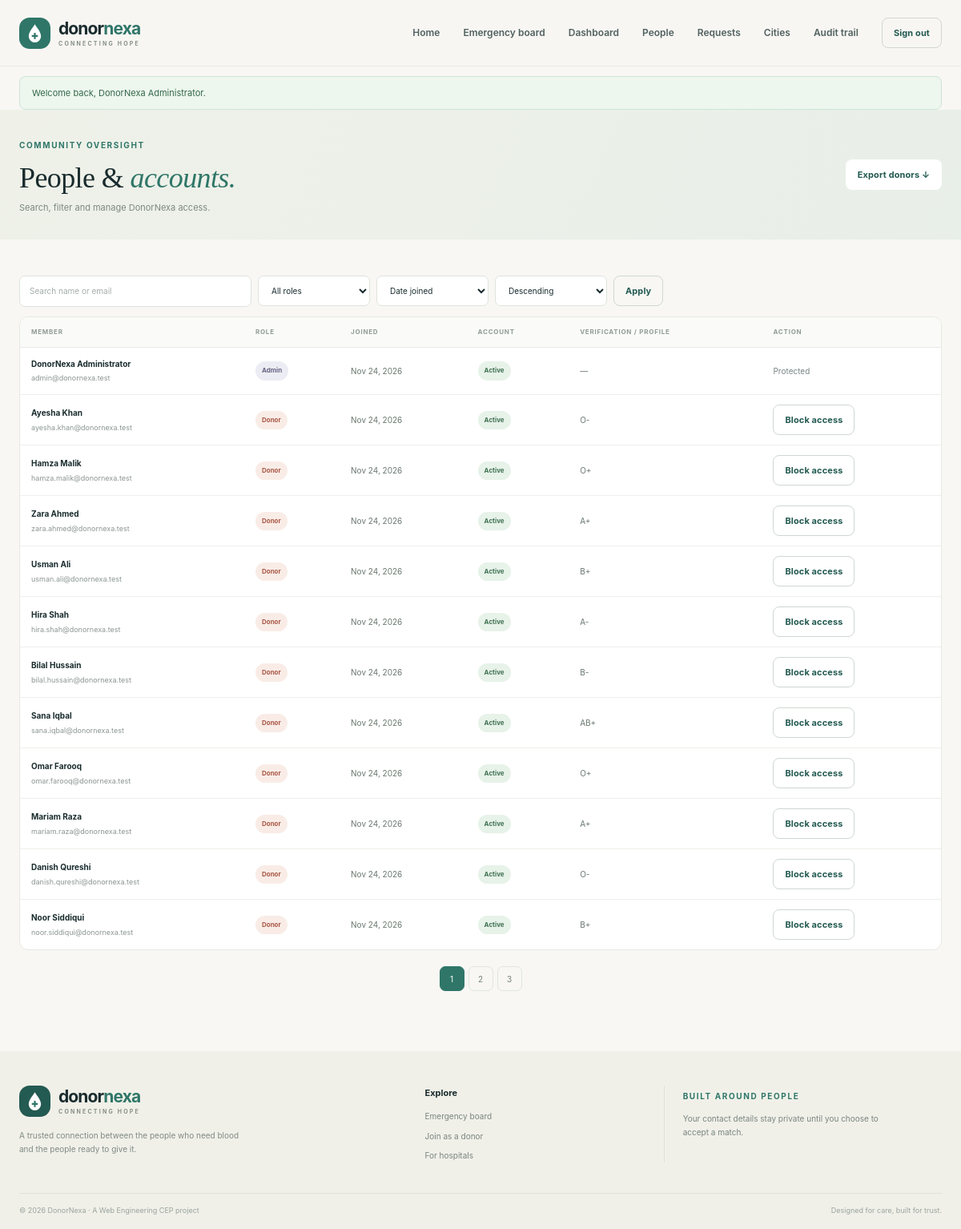
The app's page /index.php?page=users (signed in) with its own data.
### tables this page shows
CREATE TABLE IF NOT EXISTS users (
    id BIGINT UNSIGNED AUTO_INCREMENT PRIMARY KEY,
    name VARCHAR(120) NOT NULL,
    email VARCHAR(190) NOT NULL,
    password_hash VARCHAR(255) NOT NULL,
    role VARCHAR(16) NOT NULL,
    status VARCHAR(16) NOT NULL DEFAULT 'active',
    created_at TIMESTAMP NOT NULL DEFAULT CURRENT_TIMESTAMP,
    updated_at TIMESTAMP NOT NULL DEFAULT CURRENT_TIMESTAMP ON UPDATE CURRENT_TIMESTAMP,
    UNIQUE KEY uq_users_email (email),
    KEY idx_users_role_status (role, status),
    CONSTRAINT chk_users_role CHECK (role IN ('admin', 'hospital', 'donor')),
    CONSTRAINT chk_users_status CHECK (status IN ('active', 'blocked', 'pending'))
);

CREATE TABLE IF NOT EXISTS donors (
    user_id BIGINT UNSIGNED PRIMARY KEY,
    blood_group VARCHAR(3) NOT NULL,
    dob DATE NOT NULL,
    weight DECIMAL(5,2) NOT NULL,
    city_id SMALLINT UNSIGNED NOT NULL,
    phone VARCHAR(20) NOT NULL,
    cnic CHAR(15) NOT NULL,
    last_donation_date DATE NULL,
    is_available TINYINT(1) NOT NULL DEFAULT 1,
    photo VARCHAR(255) NULL,
    created_at TIMESTAMP NOT NULL DEFAULT CURRENT_TIMESTAMP,
    UNIQUE KEY uq_donors_cnic (cnic),
    KEY idx_donors_match (blood_group, city_id, is_available),
    KEY idx_donors_last_donation (last_donation_date),
    CONSTRAINT fk_donors_user FOREIGN KEY (user_id) REFERENCES users(id) ON DELETE CASCADE,
    CONSTRAINT fk_donors_city FOREIGN KEY (city_id) REFERENCES cities(id) ON DELETE RESTRICT,
    CONSTRAINT chk_donors_blood_group CHECK (blood_group IN ('A+', 'A-', 'B+', 'B-', 'AB+', 'AB-', 'O+', 'O-')),
    CONSTRAINT chk_donors_weight CHECK (weight >= 0),
    CONSTRAINT chk_donors_available CHECK (is_available IN (0, 1))
);

### src/Core/BaseController.php (called while the page is built, shortened)
<?php
abstract class BaseController
{
    protected function render(string $view, array $data = []): void
    {
        $flashes = take_flashes();
        $user = current_user();
        require APP_ROOT . '/templates/layout.php';
    }
}

### src/Controllers/AdminController.php (called while the page is built, shortened)
<?php
final class AdminController extends BaseController
{
    private PDO $db;
    public function __construct()
    {
        $this->db = Database::connection();
    }
    public function users(): void
    {
        $page = max(1, (int) ($_GET['p'] ?? 1));
        $search = trim((string) ($_GET['q'] ?? ''));
        $role = (string) ($_GET['role'] ?? '');
        $sorts = ['joined' => 'u.created_at', 'name' => 'u.name', 'status' => 'u.status'];
        $sort = isset($sorts[$_GET['sort'] ?? '']) ? (string) $_GET['sort'] : 'joined';
        $direction = strtoupper((string) ($_GET['direction'] ?? 'DESC')) === 'ASC' ? 'ASC' : 'DESC';
        $where = ['1 = 1'];
        $parameters = [];
        $predicate = implode(' AND ', $where);
        $count = $this->db->prepare("SELECT COUNT(*) FROM users u WHERE {$predicate}");
        $count->execute($parameters);
        $total = (int) $count->fetchColumn();
        $pages = max(1, (int) ceil($total / 12));
        $page = min($page, $pages);
        $users = $this->db->prepare(
            "SELECT u.id, u.name, u.email, u.role, u.status, u.created_at,
                    h.verification_status, h.hospital_name, d.blood_group
             FROM users u
             LEFT JOIN hospitals h ON h.user_id = u.id
             LEFT JOIN donors d ON d.user_id = u.id
             WHERE {$predicate}
             ORDER BY {$sorts[$sort]} {$direction} LIMIT 12 OFFSET " . (($page - 1) * 12)
        );
        $users->execute($parameters);
        $this->render('admin/users', [
            'users' => $users->fetchAll(),
            'page' => $page,
            'pages' => $pages,
            'search' => $search,
            'role' => $role,
            'sort' => $sort,
            'direction' => $direction,
        ]);
    }
}

### public/index.php (called while the page is built, shortened)
<?php
require dirname(__DIR__) . '/config/app.php';
$page = (string) ($_GET['page'] ?? 'home');
$isApi = isset($_GET['api']);
try {
    match ($page) {
        'home' => (new \DonorNexa\Controllers\HomeController())->index(),
        'login' => (new \DonorNexa\Controllers\AuthController())->loginPage(),
        'register' => (new \DonorNexa\Controllers\AuthController())->registerPage(),
        'dashboard' => (new \DonorNexa\Controllers\PortalController())->dashboard(),
        'emergencies' => (new \DonorNexa\Controllers\HomeController())->emergencies(),
        'request_donors' => (new \DonorNexa\Controllers\PortalController())->requestDonors(),
        'photo' => (new \DonorNexa\Controllers\PortalController())->viewPhoto(),
        'admin' => (new \DonorNexa\Controllers\AdminController())->dashboard(),
        'users' => (new \DonorNexa\Controllers\AdminController())->users(),
        'audit' => (new \DonorNexa\Controllers\AdminController())->audit(),
        'admin_requests' => (new \DonorNexa\Controllers\AdminController())->requests(),
        'cities' => (new \DonorNexa\Controllers\AdminController())->cities(),
        'export' => (new \DonorNexa\Controllers\AdminController())->exportCsv(),
        'licence' => (new \DonorNexa\Controllers\AdminController())->viewLicence(),
        default => throw new \DonorNexa\Exceptions\ValidationException('Page not found.', 404),
    };
} catch (\Throwable $exception) {
    error_log(sprintf(
        '[DonorNexa] %s: %s in %s:%d',
        get_class($exception),
        $exception->getMessage(),
        $exception->getFile(),
        $exception->getLine()
    ));
    $exceptionStatus = $exception->getCode() >= 400 && $exception->getCode() <= 599
        ? $exception->getCode()
        : ($exception instanceof \DonorNexa\Exceptions\ValidationException
            ? 422
            : ($exception instanceof \PDOException ? 503 : 500));
    if ($isApi) {
        http_response_code($exceptionStatus);
        header('Content-Type: application/json; charset=utf-8');
        $message = $exception instanceof \PDOException
            ? 'The database is temporarily unavailable.'
            : $exception->getMessage();
        echo json_encode(['error' => $message]);
        exit;
    }
    $status = $exceptionStatus;
    http_response_code($status);
    $errorMessage = $exception instanceof \PDOException
        ? 'The database could not be reached. Check the setup instructions and try again.'
        : $exception->getMessage();
    $errorCode = $status;
    require APP_ROOT . '/templates/error.php';
}

### config/app.php (called while the page is built, shortened)
<?php
function e(mixed $value): string
{
    return htmlspecialchars((string) $value, ENT_QUOTES | ENT_SUBSTITUTE, 'UTF-8');
}
function url(string $route = 'home', array $params = []): string
{
    $query = http_build_query(['page' => $route] + $params);
    return (APP_URL !== '' ? APP_URL : '') . '/index.php?' . $query;
}
function take_flashes(): array
{
    $messages = $_SESSION['_flash'] ?? [];
    return $messages;
}
function current_user(): ?array
{
    return $_SESSION['user'] ?? null;
}

### config/database.php (called while the page is built, shortened)
<?php
final class Database
{
    private static ?PDO $connection = null;
    public static function connection(): PDO
    {
        if (self::$connection instanceof PDO) {
            return self::$connection;
        }
        $localConfig = APP_ROOT . '/config/local.php';
        $local = is_file($localConfig) ? require $localConfig : [];
        $host = getenv('DB_HOST') ?: ($local['DB_HOST'] ?? '127.0.0.1');
        $port = getenv('DB_PORT') ?: ($local['DB_PORT'] ?? '3306');
        $name = getenv('DB_NAME') ?: ($local['DB_NAME'] ?? 'donornexa');
        $user = getenv('DB_USER') ?: ($local['DB_USER'] ?? 'root');
        $password = getenv('DB_PASSWORD') ?: ($local['DB_PASSWORD'] ?? '');
        $dsn = "mysql:host={$host};port={$port};dbname={$name};charset=utf8mb4";
        try {
            self::$connection = new PDO($dsn, $user, $password, [
                PDO::ATTR_ERRMODE => PDO::ERRMODE_EXCEPTION,
                PDO::ATTR_DEFAULT_FETCH_MODE => PDO::FETCH_ASSOC,
                PDO::ATTR_EMULATE_PREPARES => false,
                PDO::MYSQL_ATTR_INIT_COMMAND => "SET time_zone = '+05:00'",
            ]);
        } catch (PDOException $exception) {
            error_log('[DonorNexa] Database connection failed: ' . $exception->getMessage());
            throw new PDOException('The database is temporarily unavailable. Check the local database setup and try again.');
        }
        return self::$connection;
    }
}

### templates/admin/users.php (the view, shortened to what this page needs)
<section class="dashboard-hero dashboard-hero-compact"><div class="container dashboard-hero-inner"><div><span class="eyebrow">Community oversight</span><h1>People & <em>accounts.</em></h1><p>Search, filter and manage DonorNexa access.</p></div><a class="button button-light button-small" href="<?= e(url('export', ['type' => 'donors'])) ?>">Export donors ↓</a></div></section>
<section class="section dashboard-section"><div class="container">
    <form class="table-filters" method="get" action="<?= e(APP_URL) ?>/index.php"><input id="people-search" name="q" value="<?= e($search) ?>" placeholder="Search name or email"><select id="people-role" name="role"><option value="">All roles</option></select><select id="people-sort" name="sort"><option value="joined" <?= $sort === 'joined' ? 'selected' : '' ?>>Date joined</option></select><select id="people-direction" name="direction"><option value="DESC" <?= $direction === 'DESC' ? 'selected' : '' ?>>Descending</option></select><button class="button button-outline button-small" type="submit">Apply</button></form>
    <div class="table-wrap"><table><thead><tr><th>Member</th><th>Role</th><th>Joined</th><th>Account</th><th>Verification / profile</th><th>Action</th></tr></thead><tbody><?php foreach ($users as $account): ?><tr><td><strong class="table-primary"><?= e($account['name']) ?></strong><small class="table-secondary"><?= e($account['email']) ?></small></td><td><span class="role-pill role-<?= e($account['role']) ?>"><?= e(ucfirst($account['role'])) ?></span></td><td><?= e(date('M j, Y', strtotime($account['created_at']))) ?></td><td><span class="status-pill status-<?= e($account['status']) ?>"><?= e(ucfirst($account['status'])) ?></span></td><td><?= e($account['verification_status'] ? ucfirst($account['verification_status']) : ($account['blood_group'] ?: '—')) ?></td><td><?php if ($account['role'] !== 'admin'): ?><form method="post" action="<?= e(url('toggle_user')) ?>" data-confirm="Change access for <?= e($account['name']) ?>?"><?= csrf_field() ?><input type="hidden" name="user_id" value="<?= e($account['id']) ?>"><button class="button button-outline button-small" type="submit"><?= $account['status'] === 'blocked' ? 'Unblock' : 'Block access' ?></button></form><?php else: ?><span class="muted">Protected</span><?php endif; ?></td></tr><?php endforeach; ?><?php if ($users === []): ?><tr><td colspan="6" class="table-empty">No accounts matched that search.</td></tr><?php endif; ?></tbody></table></div>
    <?php $paginationRoute = 'users'; $paginationParams = ['q' => $search, 'role' => $role, 'sort' => $sort, 'direction' => $direction]; require APP_ROOT . '/templates/partials/pagination.php'; ?>
</div></section>

### templates/layout.php (shortened to what this page needs)
<!doctype html>
<html lang="en">
<head>
    <link rel="stylesheet" href="<?= e(APP_URL) ?>/assets/css/app.css">
</head>
<body>
<header class="site-header">
    <div class="container header-inner">
        <a class="brand" href="<?= e(url('home')) ?>" aria-label="DonorNexa home">
            <span class="brand-mark" aria-hidden="true">
                <svg viewBox="0 0 40 40"><path d="M20 3.5c-3.8 6.3-11.4 14.4-11.4 22.1A11.4 11.4 0 0 0 20 37a11.4 11.4 0 0 0 11.4-11.4C31.4 17.9 23.8 9.8 20 3.5Z"/><path d="M14.4 23.4h4v-4h3.2v4h4v3.2h-4v4h-3.2v-4h-4z"/></svg>
            </span>
            <span class="brand-type">donor<span>nexa</span><small>CONNECTING HOPE</small></span>
        </a>
        <nav class="primary-nav" id="primary-nav" aria-label="Main navigation">
            <a href="<?= e(url('home')) ?>">Home</a>
            <a href="<?= e(url('emergencies')) ?>">Emergency board</a>
            <?php if ($user): ?>
                <?php if ($user['role'] === 'admin'): ?>
                    <a href="<?= e(url('admin')) ?>">Dashboard</a>
                    <a href="<?= e(url('users')) ?>">People</a>
                    <a href="<?= e(url('admin_requests')) ?>">Requests</a>
                    <a href="<?= e(url('cities')) ?>">Cities</a>
                    <a href="<?= e(url('audit')) ?>">Audit trail</a>
                <?php else: ?>
                    <a href="<?= e(url('dashboard')) ?>">My dashboard</a>
                <?php endif; ?>
                <form action="<?= e(url('logout')) ?>" method="post" class="nav-logout">
                    <button class="button button-outline button-small" type="submit">Sign out</button>
                </form>
            <?php else: ?>
                <a class="nav-signin" href="<?= e(url('login')) ?>">Sign in</a>
                <a class="button button-primary button-small" href="<?= e(url('register')) ?>">Become a donor</a>
            <?php endif; ?>
        </nav>
    </div>
</header>
<main id="main-content">
    <?php foreach ($flashes as $notice): ?>
        <div class="container flash-wrap">
            <div class="flash flash-<?= e($notice['type']) ?>" role="status"><?= e($notice['message']) ?></div>
        </div>
    <?php endforeach; ?>
    <?php require $viewFile; ?>
</main>
<footer class="site-footer">
    <div class="container footer-main">
        <div>
            <a class="brand brand-footer" href="<?= e(url('home')) ?>">
                <span class="brand-mark" aria-hidden="true"><svg viewBox="0 0 40 40"><path d="M20 3.5c-3.8 6.3-11.4 14.4-11.4 22.1A11.4 11.4 0 0 0 20 37a11.4 11.4 0 0 0 11.4-11.4C31.4 17.9 23.8 9.8 20 3.5Z"/><path d="M14.4 23.4h4v-4h3.2v4h4v3.2h-4v4h-3.2v-4h-4z"/></svg></span>
                <span class="brand-type">donor<span>nexa</span><small>CONNECTING HOPE</small></span>
            </a>
            <p class="footer-copy">A trusted connection between the people who need blood and the people ready to give it.</p>
        </div>
        <div class="footer-links">
            <strong>Explore</strong>
            <a href="<?= e(url('emergencies')) ?>">Emergency board</a>
            <a href="<?= e(url('register')) ?>">Join as a donor</a>
            <a href="<?= e(url('register', ['role' => 'hospital'])) ?>">For hospitals</a>
        </div>
        <div class="footer-note">
            <span class="eyebrow">Built around people</span>
            <p>Your contact details stay private until you choose to accept a match.</p>
        </div>
    </div>
    <div class="container footer-bottom">
        <span>© <?= date('Y') ?> DonorNexa · A Web Engineering CEP project</span>
        <span>Designed for care, built for trust.</span>
    </div>
</footer>
</body>
</html>

### templates/partials/pagination.php
<?php if (($pages ?? 1) > 1): ?>
<nav class="pagination" aria-label="Pagination">
    <?php for ($number = 1; $number <= $pages; $number++): ?>
        <a class="<?= $number === $page ? 'active' : '' ?>" href="<?= e(url($paginationRoute, array_merge($paginationParams ?? [], ['p' => $number]))) ?>" <?= $number === $page ? 'aria-current="page"' : '' ?>><?= e($number) ?></a>
    <?php endfor; ?>
</nav>
<?php endif; ?>

### records on screen
users: name "DonorNexa Administrator", email "admin@donornexa.test", role "Admin", created_at "Nov 24, 2026", status "Active", blood_group "—", shows "Protected"
donors: user_id.name "Ayesha Khan", user_id.email "ayesha.khan@donornexa.test", user_id.role "Donor", user_id.created_at "Nov 24, 2026", user_id.status "Active", blood_group "O-", shows "Block access"
donors: user_id.name "Hamza Malik", user_id.email "hamza.malik@donornexa.test", user_id.role "Donor", user_id.created_at "Nov 24, 2026", user_id.status "Active", blood_group "O+", shows "Block access"
donors: user_id.name "Zara Ahmed", user_id.email "zara.ahmed@donornexa.test", user_id.role "Donor", user_id.created_at "Nov 24, 2026", user_id.status "Active", blood_group "A+", shows "Block access"
donors: user_id.name "Usman Ali", user_id.email "usman.ali@donornexa.test", user_id.role "Donor", user_id.created_at "Nov 24, 2026", user_id.status "Active", blood_group "B+", shows "Block access"
donors: user_id.name "Hira Shah", user_id.email "hira.shah@donornexa.test", user_id.role "Donor", user_id.created_at "Nov 24, 2026", user_id.status "Active", blood_group "A-", shows "Block access"
donors: user_id.name "Bilal Hussain", user_id.email "bilal.hussain@donornexa.test", user_id.role "Donor", user_id.created_at "Nov 24, 2026", user_id.status "Active", blood_group "B-", shows "Block access"
donors: user_id.name "Sana Iqbal", user_id.email "sana.iqbal@donornexa.test", user_id.role "Donor", user_id.created_at "Nov 24, 2026", user_id.status "Active", blood_group "AB+", shows "Block access"
donors: user_id.name "Omar Farooq", user_id.email "omar.farooq@donornexa.test", user_id.role "Donor", user_id.created_at "Nov 24, 2026", user_id.status "Active", blood_group "O+", shows "Block access"
donors: user_id.name "Mariam Raza", user_id.email "mariam.raza@donornexa.test", user_id.role "Donor", user_id.created_at "Nov 24, 2026", user_id.status "Active", blood_group "A+", shows "Block access"
donors: user_id.name "Danish Qureshi", user_id.email "danish.qureshi@donornexa.test", user_id.role "Donor", user_id.created_at "Nov 24, 2026", user_id.status "Active", blood_group "O-", shows "Block access"
donors: user_id.name "Noor Siddiqui", user_id.email "noor.siddiqui@donornexa.test", user_id.role "Donor", user_id.created_at "Nov 24, 2026", user_id.status "Active", blood_group "B+", shows "Block access"

### other values on screen
$notice['message'] "Welcome back, DonorNexa Administrator."
